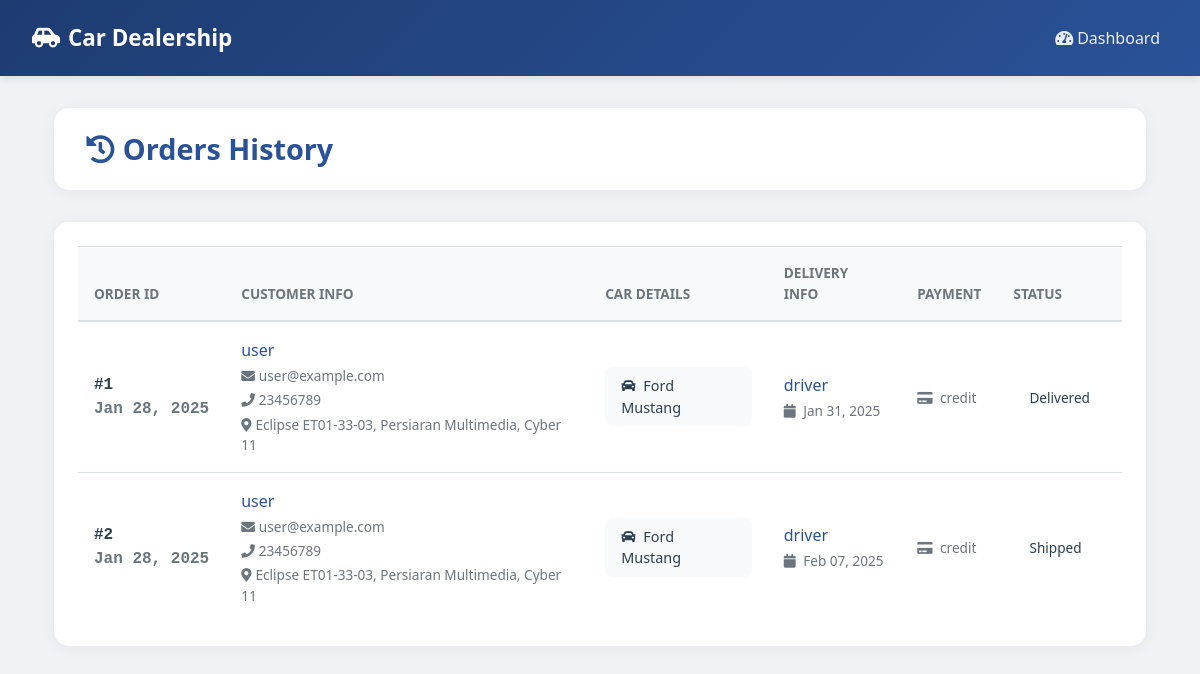
The app's page /orders_history/, older data.
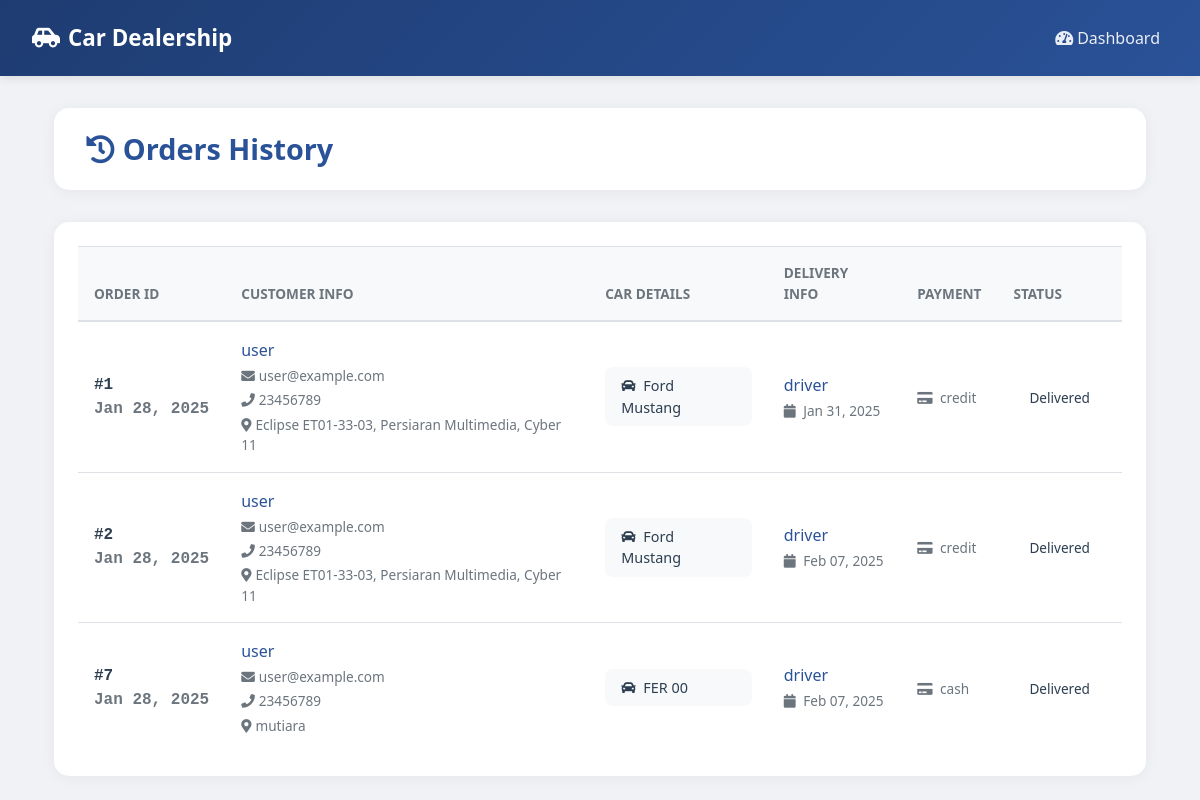
The same page, newer data.
### myproject/models.py (models this page shows, shortened)
class Order(models.Model):
    STATUS_CHOICES = [
        ('pending', 'Pending'),
        ('processing', 'Processing'),
        ('shipped', 'Shipped'),
        ('delivered', 'Delivered'),
    ]
    customer = models.ForeignKey(Customer, on_delete=models.CASCADE)
    car = models.ForeignKey(Car, on_delete=models.CASCADE)
    staff = models.ForeignKey(Staff, on_delete=models.SET_NULL, null=True, blank=True)
    driver = models.ForeignKey(Driver, on_delete=models.SET_NULL, null=True, blank=True)
    order_date = models.DateTimeField(auto_now_add=True)
    delivery_date = models.DateTimeField(null=True, blank=True)
    status = models.CharField(max_length=50, choices=STATUS_CHOICES, default='pending')
    address = models.CharField(max_length=255)
    payment_method = models.CharField(max_length=50)
    _observers = []

class Customer(models.Model):
    user = models.OneToOneField(User, on_delete=models.CASCADE, primary_key=True)
    full_name = models.CharField(max_length=100, default="Unknown")
    phone_number = models.CharField(max_length=15, default="")

class User(AbstractBaseUser):
    ROLE_CHOICES = [
        ("admin", "Admin"),
        ("staff", "Dealership Staff"),
        ("driver", "Delivery Driver"),
        ("customer", "Customer"),
    ]
    email = models.EmailField(unique=True)
    role = models.CharField(max_length=20, choices=ROLE_CHOICES)
    is_active = models.BooleanField(default=True)
    is_staff = models.BooleanField(default=False)
    objects = UserManager()
    USERNAME_FIELD = "email"
    REQUIRED_FIELDS = ["role"]

class Car(models.Model):
    CATEGORY_CHOICES = [
        ("american", "American"),
        ("german", "German"),
        ("japanese", "Japanese"),
        ("italian", "Italian"),
    ]
    make = models.CharField(max_length=100)
    model = models.CharField(max_length=100)
    category = models.CharField(max_length=20, choices=CATEGORY_CHOICES)
    description = models.TextField(blank=True, null=True)
    price = models.DecimalField(max_digits=10, decimal_places=2)
    stock = models.PositiveIntegerField(default=0)
    image = models.ImageField(upload_to='car_images/', blank=True, null=True)
    type = models.CharField(max_length=50, default="sedan")
    transmission = models.CharField(max_length=50, default="automatic")
    gas = models.CharField(max_length=50, default="50")

class Driver(models.Model):
    user = models.OneToOneField(User, on_delete=models.CASCADE, primary_key=True)
    full_name = models.CharField(max_length=100, default="Unknown")
    phone_number = models.CharField(max_length=15, default="")
    license_number = models.CharField(max_length=50)

### myproject/views.py (the view)
# urls.py: path('orders_history/', views.orders_history, name='orders_history'),
def orders_history(request):
    completed_orders = Order.objects.exclude(status='pending')
    return render(request, 'orders_history.html', {
        'completed_orders': completed_orders,
    })

### myproject/templates/orders_history.html (shortened to what the changed rows need)
<!DOCTYPE html>
{% load static %}
<html lang="en">
<head>
    <link href="https://stackpath.bootstrapcdn.com/bootstrap/4.5.2/css/bootstrap.min.css" rel="stylesheet">
    <link href="https://cdnjs.cloudflare.com/ajax/libs/font-awesome/5.15.4/css/all.min.css" rel="stylesheet">
</head>
<body>
    <div class="container">
        <div class="page-header">
            <h2><i class="fas fa-history mr-2"></i>Orders History</h2>
        </div>
        <div class="table-container">
            <div class="table-responsive">
                <table class="table">
                    <thead>
                        <tr>
                            <th>Order ID</th>
                            <th>Customer Info</th>
                            <th>Car Details</th>
                            <th>Delivery Info</th>
                            <th>Payment</th>
                            <th>Status</th>
                        </tr>
                    </thead>
                    <tbody>
                        {% for order in completed_orders %}
                        <tr>
                            <td data-label="Order ID" class="order-id">
                                #{{ order.id }}
                                <div class="date-cell">{{ order.order_date|date:"M d, Y" }}</div>
                            </td>
                            <td data-label="Customer Info">
                                <div class="customer-info">
                                    <span class="customer-name">{{ order.customer.full_name }}</span>
                                    <span class="customer-detail">
                                        <i class="fas fa-envelope mr-1"></i>{{ order.customer.user.email }}
                                    </span>
                                    <span class="customer-detail">
                                        <i class="fas fa-phone mr-1"></i>{{ order.customer.phone_number }}
                                    </span>
                                    <span class="customer-detail">
                                        <i class="fas fa-map-marker-alt mr-1"></i>{{ order.address }}
                                    </span>
                                </div>
                            </td>
                            <td data-label="Car Details">
                                <div class="car-details">
                                    <i class="fas fa-car mr-1"></i>
                                    {{ order.car.make }} {{ order.car.model }}
                                </div>
                            </td>
                            <td data-label="Delivery Info">
                                <div class="customer-info">
                                    <span class="customer-name">{{ order.driver.full_name }}</span>
                                    <span class="customer-detail">
                                        <i class="fas fa-calendar mr-1"></i>
                                        {{ order.delivery_date|date:"M d, Y" }}
                                    </span>
                                </div>
                            </td>
                            <td data-label="Payment">
                                <span class="customer-detail">
                                    <i class="fas fa-credit-card mr-1"></i>
                                    {{ order.payment_method }}
                                </span>
                            </td>
                            <td data-label="Status">
                                <span class="status-badge status-{{ order.status|lower }}">
                                    {{ order.status }}
                                </span>
                            </td>
                        </tr>
                        {% endfor %}
                    </tbody>
                </table>
            </div>
        </div>
    </div>
</body>
</html>

Row changes from the older to the newer data that the page shows:
changed Order id 2: status "Shipped" → "Delivered"
added Order: id "7", order_date "Jan 28, 2025", customer.full_name "user", customer.user.email "user@example.com", customer.phone_number "23456789", address "mutiara", car.make "FER", car.model "00", driver.full_name "driver", delivery_date "Feb 07, 2025", payment_method "cash", status "Delivered"
